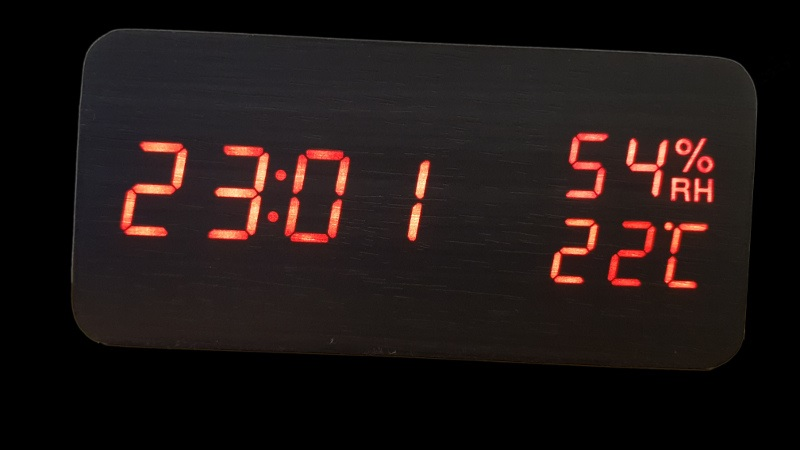
#> input picture images/horloge2.jpg, 800 x 450 px
$ python main.py
#> lines starting #> are read from the running program, lines starting #| are printed output that depends on the picture; after the words box and inside, x2 and y2 are one past the last pixel; in counts of white or black regions, pixels touching at a corner belong together
#> further down, img is the input picture: shape (450, 800, 3); mean R, G, B 30.5, 21.7, 20.7
### src/utils.py
"""
TP Algo et Prog

@auteur : YAMA YAMA Kibala David
INSA Rouen PERFNII - IPN02
cree le 01/06/2022

Script contenant toutes les fonctions utiles pour le traitement de l'image

Points clés :   - Dilatation morphologique
                - Moore-neighbor algorithm
                - Espace couleur HSV
                - Filtre médian
                - Opérations booléennes ( bitwise XOR and AND)

"""

import numpy as np
import const


def luminance(im):
    """ Permet d'extraire la luminance d'une image :  canal V (HSV) """
    r, g, b = im[..., 0], im[..., 1], im[..., 2]

    return np.maximum(np.maximum(r, g), b).astype(np.uint8)
#> in _initialize, `binary = (gray >= 130).astype(np.uint8)`:
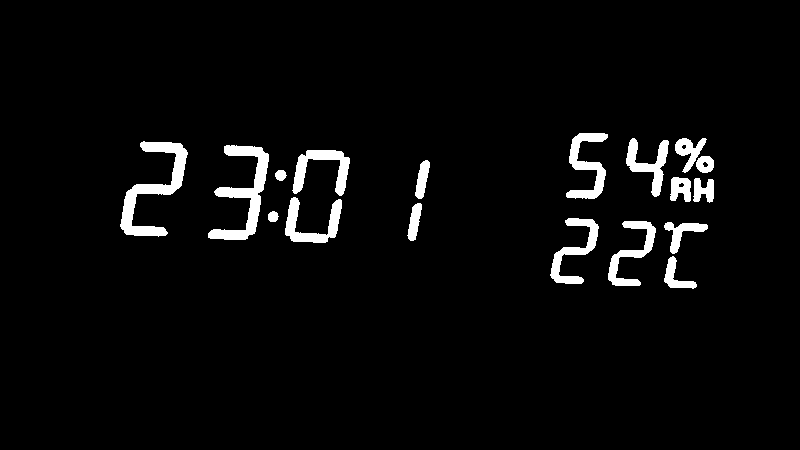
#> binary: shape (450, 800); values 0 (black) and 1 (white), 3.8% white; 18 white regions, largest, box (x1, y1, x2, y2) and area: (120, 141, 188, 237) 2048, (208, 145, 269, 240) 1966, (566, 133, 608, 199) 1158


# ## REDUCTION DES BRUIS, LISSAGE ET TRANSFORMATION  MORPHOLOGIQUE
# ----------------------------------------------------------------

def median_filter(gray, ksize=5, padding_mode='constant'):
    """
    Retourne une image avec un filtre médian appliqué dessus

    :param gray: tableau numpy representant l'image en niveau gris
    :param ksize: la taille du mask
    :param padding_mode : mode de remplissage des extremités (cfr: numpy.pad)
    """
#> called with ksize = 3, padding_mode = 'constant'

    if ksize % 2 == 0 or ksize == 1:
        raise ValueError('La taille du masque doit être positive et impaire')

    height, width = gray.shape[:2]
#> height = 450; width = 800
    offset = int(ksize / 2)

    if padding_mode == 'constant':
        img_padded = np.pad(gray, offset, constant_values=0)
#> img_padded: shape (452, 802); values 0 (black) and 1 (white), 3.8% white; 18 white regions, largest, box (x1, y1, x2, y2) and area: (121, 142, 189, 238) 2048, (209, 146, 270, 241) 1966, (567, 134, 609, 200) 1158
    elif padding_mode == 'edge':
        img_padded = np.pad(gray, offset, mode='edge')
    else:
        raise ValueError("Le mode de remplissage doit etre 'constant' or 'edge'")

    median_img = np.zeros_like(gray)
    for i in range(height):
        for j in range(width):
            m_values = img_padded[i:i + ksize, j:j + ksize].flatten()
            median_img[i, j] = np.sort(m_values)[(ksize * ksize) // 2]
#> median_img: shape (450, 800); values 0 (black) and 1 (white), 3.8% white; 17 white regions, largest, box (x1, y1, x2, y2) and area: (120, 141, 188, 236) 2051, (208, 145, 269, 240) 1969, (566, 133, 608, 199) 1160
#> in regions_of_interest, `fg_pixels = list(zip(*np.where(binary_img == foreground_val)))`: fg_pixels = 13647 pairs, first value 133 to 288, second value 120 to 713
    return median_img


def _morpho_dilatation(binary_img, radius=2):
    """
    Réalise une dilatation morphologique sur une image binaire

    ref: https://en.wikipedia.org/wiki/Dilation_(morphology)
    """

    row, col = binary_img.shape
    result = np.copy(binary_img)

    for i in range(radius, row - radius):
        for j in range(radius, col - radius):
            m = binary_img[i - radius: i + radius + 1, j - radius:j + radius + 1]
            result[i, j] = np.amax(m)
    return result


# ## TRANSFORMATIONS GEOMETRIQUES ET EXTRACTION DES ZONES UTILES
# --------------------------------------------------------------

def _resize(binary_img, new_size):
    h, w = binary_img.shape[:2]

    new_height, new_width = new_size
    x_scale = new_width / (w - 1)
    y_scale = new_height / (h - 1)

    out_img = np.zeros((new_height, new_width))

    for i in range(new_height - 1):
        for j in range(new_width - 1):
            out_img[i + 1, j + 1] = binary_img[1 + int(i / y_scale), 1 + int(j / x_scale)]

    return out_img.astype(np.uint8)


def _zoom(im, zoom):
    return np.kron(im, np.ones((zoom, zoom))).astype(np.uint8)


def _crop(im, row, col, height, width):
    return im[row:row + height, col:col + width]


def _rect_bounded_area(points):
    row = min([i for i, _ in points])
#> row = 133
    col = min([i for _, i in points])
#> col = 120
    height = max([i for i, _ in points]) - row
#> height = 155
    width = max([i for _, i in points]) - col
#> width = 593
#> in regions_of_interest, `row, col, height, width = _rect_bounded_area(fg_pixels)`: row = 133; col = 120; height = 155; width = 593
#> in _crop, `return im[row:row + height, col:col + width]`: returned value: shape (155, 593); values 0 (black) and 1 (white), 14.8% white; 17 white regions, largest, box (x1, y1, x2, y2) and area: (0, 8, 68, 103) 2051, (88, 12, 149, 107) 1969, (446, 0, 488, 66) 1160
#> in _extract_time_region, `return cropped[:, :xn]`: returned value: shape (155, 320); values 0 (black) and 1 (white), 14.2% white; 8 white regions, largest, box (x1, y1, x2, y2) and area: (0, 8, 68, 103) 2051, (88, 12, 149, 107) 1969, (173, 17, 230, 63) 1083
#> in _morpho_dilatation, `row, col = binary_img.shape`: row = 155; col = 320
#> after the loop in _morpho_dilatation, `for i in range(radius, row - radius):`:
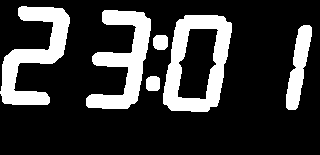
#> result: shape (155, 320); values 0 (black) and 1 (white), 21.6% white; 6 white regions, box (x1, y1, x2, y2) and area: (163, 15, 232, 112) 3310, (0, 6, 70, 105) 2955, (86, 10, 151, 109) 2904, (286, 25, 312, 110) 1143, (153, 35, 168, 50) 202, (146, 76, 160, 91) 193

    return row, col, height, width


def _extract_temp_humidity_region(cropped):
    """
    Extrait la region temps sur l'image x0 = 70% largeur
    et xn = 93% largeur de la largeur de l'image pre-decoupé
    """
    _, width = cropped.shape
#> width = 593
    x0 = int(width * 70 / 100)
#> x0 = 415
    xn = int(width * 93 / 100)
#> xn = 551
    return cropped[:, x0:xn]
#> returned value: shape (155, 136); values 0 (black) and 1 (white), 20.8% white; 8 white regions (2 under 20 px), largest, box (x1, y1, x2, y2) and area: (31, 0, 73, 66) 1160, (15, 85, 64, 151) 1063, (73, 88, 121, 153) 1026, (91, 5, 134, 64) 941, (129, 124, 136, 155) 135, (129, 89, 136, 98) 49


def _extract_time_region(cropped):
    """
    Extrait la region temps sur l'image
    x0 = 0  et xn = 54% de la largeur
    """
    _, width = cropped.shape
    xn = int(width * 54 / 100)
    return cropped[:, :xn]


def regions_of_interest(binary_img, foreground_val=1):
    """ Permet d'extraire les regions utiles qui devront être traitées """

    regions = {'time': None, 'temp': None, 'humidity': None}

    # Definition et rognage de la region d'interêt de l'image
    fg_pixels = list(zip(*np.where(binary_img == foreground_val)))
    row, col, height, width = _rect_bounded_area(fg_pixels)
    cropped = _crop(binary_img, row, col, height, width)

    # On extrait la region 'temps', on applique une dilatation (pour bien souder les objets uniques)
    # et on applique un padding, pour ne pas avoir des objets a l'extremite
    # (utile pour l'algorithme de recherche des contours )
    regions['time'] = np.pad(_morpho_dilatation(_extract_time_region(cropped)), 1, constant_values=0)

    # region temperature - humidite
    th_region = _morpho_dilatation(_extract_temp_humidity_region(cropped))
#> call 2 of _morpho_dilatation, with radius = 2
#> in _morpho_dilatation (call 2), `row, col = binary_img.shape`: col = 136
#> after the loop in _morpho_dilatation (call 2), `for i in range(radius, row - radius):`:
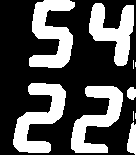
#> result: shape (155, 136); values 0 (black) and 1 (white), 32.9% white; 10 white regions (4 under 20 px), largest, box (x1, y1, x2, y2) and area: (29, 0, 75, 68) 1757, (13, 83, 66, 153) 1742, (71, 86, 123, 153) 1636, (89, 3, 134, 66) 1464, (127, 122, 136, 155) 214, (127, 87, 136, 100) 95

    height, _ = th_region.shape
    h = int(height * 50 / 100)
#> h = 77
#> in _initialize, `self._regions = utils.regions_of_interest(self._binary_img)`: self._regions = 3 items
#> in _extact_data, `region = self._regions[region_name]`: region: shape (157, 322); values 0 (black) and 1 (white), 21.2% white; 6 white regions, box (x1, y1, x2, y2) and area: (164, 16, 233, 113) 3310, (1, 7, 71, 106) 2955, (87, 11, 152, 110) 2904, (287, 26, 313, 111) 1143, (154, 36, 169, 51) 202, (147, 77, 161, 92) 193
#> in find_contours, `empty = False`: empty = False
    regions['humidity'] = np.pad(th_region[:h, :], 1, constant_values=0)
    regions['temp'] = np.pad(th_region[h:, :], 1, constant_values=0)

    return regions


# ## RECHERCHE ET IDENTIFICATION DES OBJETS (CHIFFRES)
# ----------------------------------------------------

def _find_start_point(binary_img, foreground_val):
    """
    Permet de trouver le premier pixel sur l'image
    en partant de gauche à droite, et de haut vers le bas
    """
    height, width = binary_img.shape
#> height = 157; width = 322

    for col in range(width):
        for row in range(height):
            if binary_img[row, col] == foreground_val:
                return row, col


def _moore_neighbor(central_pixel):
    """
    Permet de trouver les Pn (n = 1 à 8) voisins d'un pixel central

    ref : https://en.wikipedia.org/wiki/Moore_neighborhood
    """

    row, col = central_pixel
    return ((row - 1, col - 1), (row - 1, col), (row - 1, col + 1),
            (row, col + 1), (row + 1, col + 1), (row + 1, col),
            (row + 1, col - 1), (row, col - 1))


def _next_neighbor(central_pixel, neighbor):
    """
    Permet de trouver le prochain pixel voisin
    en suivant le sens horaire
    """
    neighbors = _moore_neighbor(central_pixel)
    idx = neighbors.index(neighbor)
    idx = (idx + 1) % 8

    return neighbors[idx]


def _find_obj_contour(binary_img, foreground_val=1):
    """
    Retourne les points représentant le contour de l'objet trouvé

    ref :  - https://en.wikipedia.org/wiki/Moore_neighborhood
           - https://www.imageprocessingplace.com/downloads_V3/root_downloads/tutorials/contour_tracing_Abeer_George_Ghuneim/moore.html
    """
    contour_pixels = []
    start_point = _find_start_point(binary_img, foreground_val)
#> start_point = (92, 1)
    if start_point:
        contour_pixels.append(start_point)
        p = start_point
#> p = (92, 1)
        prev = p[0] - 1, p[1]
#> prev = (91, 1)
        c = _next_neighbor(p, prev)
#> in _moore_neighbor, `row, col = central_pixel`: row = 92; col = 1
#> in _next_neighbor, `neighbors = _moore_neighbor(central_pixel)`: neighbors = ((91, 0), (91, 1), (91, 2), (92, 2), (93, 2), (93, 1), (93, 0), (92, 0))
#> in _next_neighbor, `idx = neighbors.index(neighbor)`: idx = 1
#> in _next_neighbor, `idx = (idx + 1) % 8`: idx = 2
#> c = (91, 2)
        while c != start_point:

            if binary_img[c[0], c[1]] == foreground_val:
                contour_pixels.append(c)
                p = c
                c = prev
            else:
                prev = c
                c = _next_neighbor(p, c)

        return contour_pixels


def _delete_object(binary_img, area):
    """
    Supprime un objet detecté sur l'image
    en transformant sa surface en noir
    """

    y0, x0, height, width = area
    xn, yn = x0 + width + 1, y0 + height + 1

    # On supprime l'objet qui a deja ete detecte sur l'image
    binary_img[y0: yn, x0:xn] = 0

    return (y0, x0), (yn, xn)


def find_contours(binary_img, foreground_val=1):
    """
    Permet de rechercher tous les objets sur l'image,
    representés par des contours en rectangle
    """

    im = np.copy(binary_img)

    # Liste contenant tous les contours (definis par un carré) des objets détectés
    rect_contours = []
    empty = False
    while not empty:
        contour = _find_obj_contour(im, foreground_val)
        if contour:
            area = _rect_bounded_area(contour)
            # On retire l'objet qui a déjà été détecté
            r = _delete_object(im, area)
            rect_contours.append(r)

        if contour is None:
            empty = True

    return rect_contours


def compare_digits(binary_img):
    """
    Fonction permettant de comparer les chiffres extrait de l'image aux modèles

    :return: le chiffre avec le meilleur pourcentage de correspondance
    """

    best_matching_percent = -1
    matched_digit = -1
    digits = [v[1:-1, 1:-1] for _, v in const.DIGITS.items()]
    for i, digit in enumerate(digits):

        # realise un zoom puis un resize pour na pas trop mdoifier la structure
        digit = _zoom(digit, binary_img.shape[1])
        digit = _resize(digit, binary_img.shape[:2])

        # permet de conserver ce qui n'est pas commun entre les deux images
        xor_diff = np.bitwise_xor(binary_img, digit)

        # permet de garder que la region d'interet
        bitwise = np.bitwise_and(digit, xor_diff)

        # le résultat est donné par la plus grosse perte de pixel blanc
        before = np.sum(digit == 1)
        current_matching_percent = 100 - (np.sum(bitwise == 1) / before * 100)
        if best_matching_percent < current_matching_percent:
            best_matching_percent = current_matching_percent
            matched_digit = i
    return [matched_digit, best_matching_percent]

### src/digicoder.py
"""
Create by david.yama-yama
on 05/06/2022

Description
"""

import numpy as np
import utils
from datetime import time
import logging

_logger = logging.getLogger(__name__)


class ClockDigiCoder:

    def __init__(self, clock_image):
        self._img = clock_image

        self._initialize(clock_image)

    def decode(self):
        _logger.info("###### Decodage et extraction des données #######\n  ")
        self._set_time()
        self._set_humidity()
        self._set_temperature()

    @property
    def temperature(self):
        return self._temperature

    @property
    def humidity(self):
        return self._humidity

    @property
    def time(self):
        return self._time

    # ## PRIVATES
    # -----------
    def _initialize(self, clock_image):

        # Extraction de la luminance : canal V (HSV)
        _logger.info('Niveau gris : extraction de la luminance (canal V : HSV) ')
        import matplotlib.pyplot as plt
        gray = utils.luminance(clock_image)
        # plt.imshow(gray, cmap='gray')
        # plt.show()

        # Recherche et application d'un seuil
        _logger.info("Segmentation de l'image: recherche et application d'un seuil automatique")

        # Préferable d'utiliser des méthodes automatiques telles que 'OTSU'
        binary = (gray >= 130).astype(np.uint8)

        # Application d'un filtre median pour
        # lisser l'image et eliminer quelques parasites
        _logger.info("Filtrage : application d'un filtre median")
        self._binary_img = utils.median_filter(binary, 3)

        _logger.info("Extraction des regions utiles: température, temps et humidité")
        self._regions = utils.regions_of_interest(self._binary_img)

    def _extact_data(self, region_name):
        region = self._regions[region_name]
        found_digits = []
        for i, rect in enumerate(utils.find_contours(region)):
            toto = region[rect[0][0]:rect[1][0], rect[0][1]:rect[1][1]]
            result = utils.compare_digits(toto)

            if result[0] == -1:
                result[0] = 0  # Pour ne pas generer d'exceptions durant la conversion en entier
                _logger.warning(f"Aucune correspondnace trouvée pour le digit numero {i} de la region '{region_name}")
            else:
                _logger.info(f"{result[1]} % de correspondance trouvé pour le digit {i} de la region '{region_name}")

            found_digits.append(result[0])
#> this loop made 6 passes
#> rect on passes 1 to 6: ((7, 1), (106, 71)), ((11, 87), (110, 152)), ((77, 152), (92, 161)), ((36, 154), (51, 169)), ((16, 164), (113, 233)), ((26, 287), (111, 313))
#> pass 1, in _extact_data, `toto = region[rect[0][0]:rect[1][0], rect[0][1]:rect[1][1]]`:
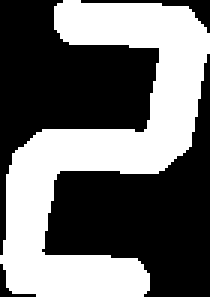
#> toto: shape (99, 70) (shown 3 times larger); values 0 (black) and 1 (white), 42.6% white; 1 white region, box (x1, y1, x2, y2) and area: (0, 0, 70, 99) 2955
#> after the loop: toto: shape (85, 26); values 0 (black) and 1 (white), 51.7% white; 4 black regions (2 under 20 px), largest, box (x1, y1, x2, y2) and area: (10, 12, 26, 85) 562, (0, 0, 17, 69) 499

        return found_digits

    def _set_time(self):
        found_digits = self._extact_data('time')
        h = int("".join(map(str, found_digits[:2])))
        m = int("".join(map(str, found_digits[-2:])))
        self._time = time(h, m)

    def _set_temperature(self):
        found_digits = self._extact_data('temp')
        self._temperature = int("".join(map(str, found_digits[:2])))

    def _set_humidity(self):
        found_digits = self._extact_data('humidity')
#> call 2 of _extact_data, with region_name = 'humidity'
#> in _extact_data (call 2), `region = self._regions[region_name]`:
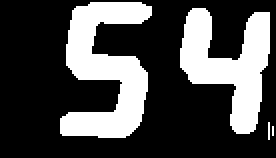
#> region: shape (79, 138) (shown 2 times larger); values 0 (black) and 1 (white), 29.7% white; 4 white regions (2 under 20 px), largest, box (x1, y1, x2, y2) and area: (30, 1, 76, 69) 1757, (90, 4, 135, 67) 1464
#> the loop in _extact_data (call 2), `for i, rect in enumerate(utils.find_contours(region)):` made 4 passes
#> rect on passes 1 to 4: ((1, 30), (69, 76)), ((4, 90), (67, 135)), ((67, 134), (70, 135)), ((63, 136), (68, 137))
        self._humidity = int("".join(map(str, found_digits[:2])))

### src/main.py
"""
Create by david.yama-yama
on 04/06/2022
"""

import matplotlib.pyplot as plt
import logging
from digicoder import ClockDigiCoder

logging.basicConfig(format='%(asctime)s - %(name)s - %(levelname)s - %(message)s', level=logging.INFO)
logger = logging.getLogger(__name__)

if __name__ == '__main__':
    img = plt.imread("../images/horloge2.jpg")

    cdc = ClockDigiCoder(img)
    cdc.decode()
#> call 3 of _extact_data, with region_name = 'temp'
#> in _extact_data (call 3), `region = self._regions[region_name]`:
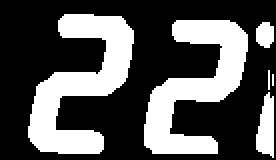
#> region: shape (80, 138) (shown 2 times larger); values 0 (black) and 1 (white), 33.5% white; 6 white regions (2 under 20 px), largest, box (x1, y1, x2, y2) and area: (14, 7, 67, 77) 1742, (72, 10, 124, 77) 1636, (128, 46, 137, 79) 214, (128, 11, 137, 24) 95
#> the loop in _extact_data (call 3), `for i, rect in enumerate(utils.find_contours(region)):` made 6 passes
#> rect on passes 1 to 6: ((7, 14), (77, 67)), ((10, 72), (77, 124)), ((11, 128), (24, 137)), ((46, 128), (79, 137)), ((35, 134), (45, 135)), ((37, 136), (43, 137))
#> pass 2, in _extact_data (call 3), `toto = region[rect[0][0]:rect[1][0], rect[0][1]:rect[1][1]]`:
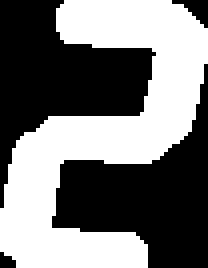
#> toto: shape (67, 52) (shown 4 times larger); values 0 (black) and 1 (white), 47% white; 1 white region, box (x1, y1, x2, y2) and area: (0, 0, 52, 67) 1636

    logger.info("####### Resultats #######\n")
    logger.info(f"Heure : {cdc.time}")
    logger.info(f"Temperature : {cdc.temperature} °C")
    logger.info(f"Humidité : {cdc.humidity} %")

$ run again, with images/horloge1.jpg copied over images/horloge2.jpg
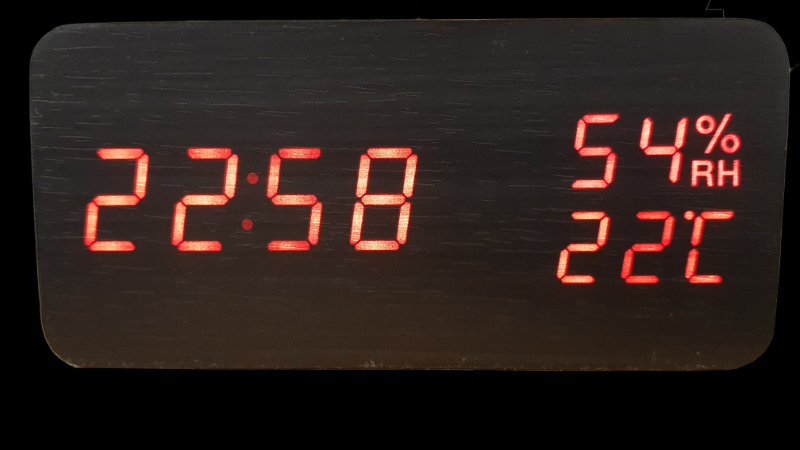
#> input picture images/horloge1.jpg, 800 x 450 px
#> img is the input picture: shape (450, 800, 3); mean R, G, B 44.2, 31.4, 27.6
#> binary: shape (450, 800); values 0 (black) and 1 (white), 5.3% white; 18 white regions (2 under 20 px), largest, box (x1, y1, x2, y2) and area: (350, 147, 418, 251) 3245, (84, 148, 149, 252) 2471, (171, 148, 239, 252) 2468
#> img_padded: shape (452, 802); values 0 (black) and 1 (white), 5.3% white; 18 white regions (2 under 20 px), largest, box (x1, y1, x2, y2) and area: (351, 148, 419, 252) 3245, (85, 149, 150, 253) 2471, (172, 149, 240, 253) 2468
#> fg_pixels = 19217 pairs, first value 113 to 283, second value 84 to 740
#> in _rect_bounded_area, `row = min([i for i, _ in points])`: row = 113
#> in _rect_bounded_area, `col = min([i for _, i in points])`: col = 84
#> in _rect_bounded_area, `height = max([i for i, _ in points]) - row`: height = 170
#> in _rect_bounded_area, `width = max([i for _, i in points]) - col`: width = 656
#> in regions_of_interest, `row, col, height, width = _rect_bounded_area(fg_pixels)`: row = 113; col = 84; height = 170; width = 656
#> in _morpho_dilatation, `row, col = binary_img.shape`: row = 170; col = 354
#> in _morpho_dilatation (call 2), `row, col = binary_img.shape`: col = 151
#> after the loop in _morpho_dilatation (call 2), `for i in range(radius, row - radius):`:
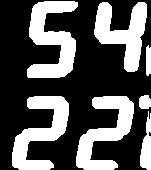
#> result: shape (170, 151); values 0 (black) and 1 (white), 34% white; 7 white regions, largest, box (x1, y1, x2, y2) and area: (27, 1, 78, 78) 2195, (12, 96, 69, 170) 2011, (76, 96, 134, 170) 1974
#> self._regions = 3 items
#> region: shape (172, 356); values 0 (black) and 1 (white), 24.7% white; 6 white regions, box (x1, y1, x2, y2) and area: (265, 33, 337, 141) 4560, (86, 34, 158, 142) 3488, (1, 34, 68, 142) 3387, (181, 34, 242, 141) 3291, (162, 59, 177, 74) 197, (157, 106, 171, 120) 176
#> empty = False
#> in _find_start_point, `height, width = binary_img.shape`: height = 172; width = 356
#> start_point = (118, 1)
#> prev = (117, 1)
#> in _moore_neighbor, `row, col = central_pixel`: row = 118; col = 1
#> neighbors = ((117, 0), (117, 1), (117, 2), (118, 2), (119, 2), (119, 1), (119, 0), (118, 0))
#> in _next_neighbor, `idx = neighbors.index(neighbor)`: idx = 1
#> in _next_neighbor, `idx = (idx + 1) % 8`: idx = 2
#> c = (117, 2)
#> the loop in _extact_data, `for i, rect in enumerate(utils.find_contours(region)):` made 6 passes
#> rect on passes 1 to 6: ((34, 1), (142, 68)), ((34, 86), (142, 158)), ((106, 158), (120, 171)), ((59, 162), (74, 177)), ((34, 181), (141, 242)), ((33, 265), (141, 337))
#> region: shape (87, 153); values 0 (black) and 1 (white), 31.6% white; 3 white regions, box (x1, y1, x2, y2) and area: (28, 2, 79, 79) 2195, (95, 3, 148, 73) 1863, (147, 46, 152, 77) 142
#> the loop in _extact_data (call 2), `for i, rect in enumerate(utils.find_contours(region)):` made 3 passes
#> rect on passes 1 to 3: ((2, 28), (79, 79)), ((3, 95), (73, 148)), ((46, 147), (77, 152))
#> region: shape (87, 153); values 0 (black) and 1 (white), 34.1% white; 4 white regions, box (x1, y1, x2, y2) and area: (13, 12, 70, 86) 2011, (77, 12, 135, 86) 1974, (141, 27, 152, 86) 404, (140, 11, 152, 25) 146
#> the loop in _extact_data (call 3), `for i, rect in enumerate(utils.find_contours(region)):` made 4 passes
#> rect on passes 1 to 4: ((12, 13), (86, 70)), ((12, 77), (86, 135)), ((11, 140), (25, 152)), ((27, 141), (86, 152))
#> pass 2, in _extact_data (call 3), `toto = region[rect[0][0]:rect[1][0], rect[0][1]:rect[1][1]]`:
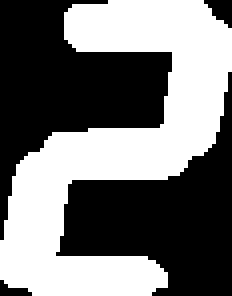
#> toto: shape (74, 58) (shown 4 times larger); values 0 (black) and 1 (white), 46% white; 1 white region, box (x1, y1, x2, y2) and area: (0, 0, 58, 74) 1974
